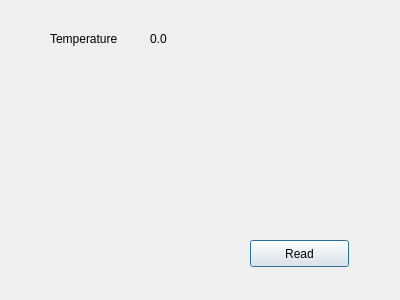
<?xml version="1.0" encoding="UTF-8"?>
<ui version="4.0">
 <class>RealtimeDataDialog</class>
 <widget class="QDialog" name="RealtimeDataDialog">
  <property name="windowModality">
   <enum>Qt::WindowModal</enum>
  </property>
  <property name="geometry">
   <rect>
    <x>0</x>
    <y>0</y>
    <width>400</width>
    <height>300</height>
   </rect>
  </property>
  <property name="windowTitle">
   <string>Current Value</string>
  </property>
  <property name="modal">
   <bool>true</bool>
  </property>
  <widget class="QLabel" name="label">
   <property name="geometry">
    <rect>
     <x>50</x>
     <y>30</y>
     <width>101</width>
     <height>17</height>
    </rect>
   </property>
   <property name="text">
    <string>Temperature</string>
   </property>
  </widget>
  <widget class="QPushButton" name="readBtn">
   <property name="geometry">
    <rect>
     <x>250</x>
     <y>240</y>
     <width>99</width>
     <height>27</height>
    </rect>
   </property>
   <property name="text">
    <string>Read</string>
   </property>
  </widget>
  <widget class="QLabel" name="tempValue">
   <property name="geometry">
    <rect>
     <x>150</x>
     <y>30</y>
     <width>67</width>
     <height>17</height>
    </rect>
   </property>
   <property name="text">
    <string>0.0</string>
   </property>
  </widget>
 </widget>
 <resources/>
 <connections/>
 <slots>
  <slot>readData()</slot>
 </slots>
</ui>
